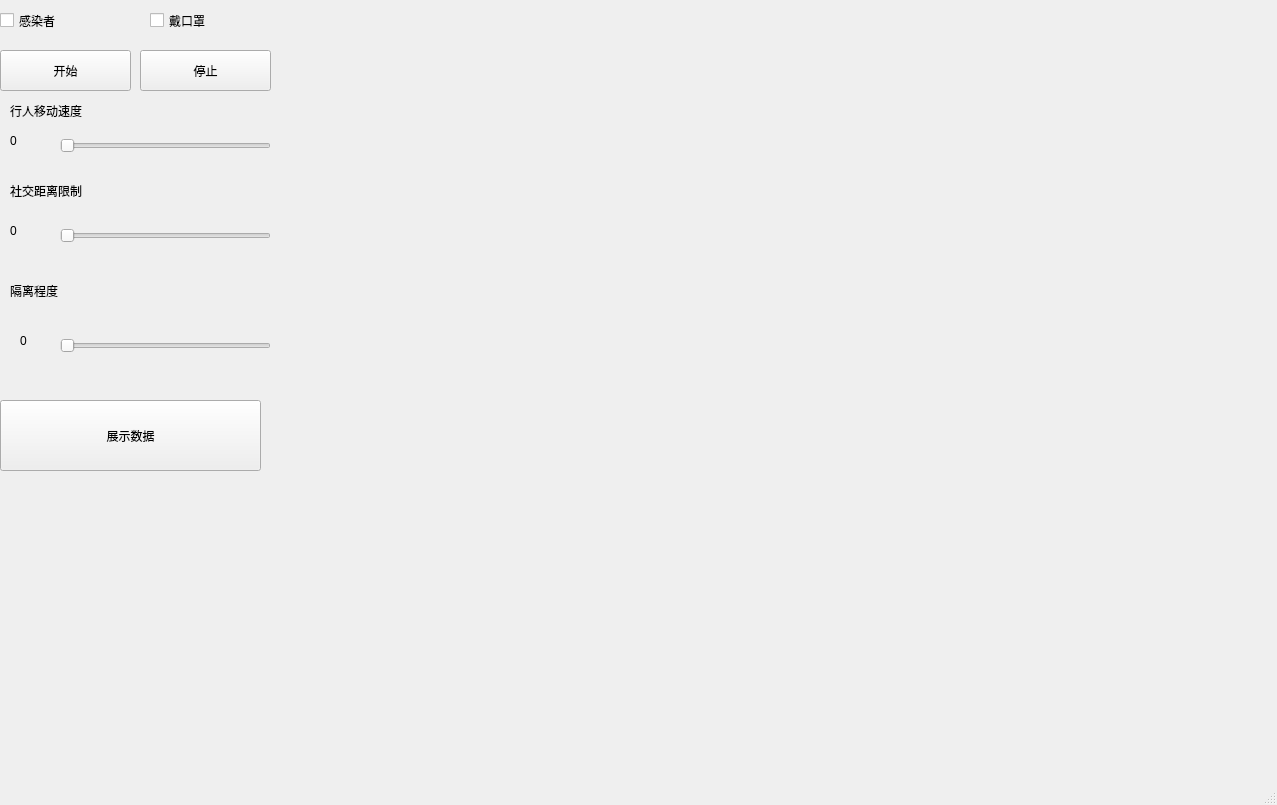
<?xml version="1.0" encoding="UTF-8"?>
<ui version="4.0">
 <class>MainWindow</class>
 <widget class="QMainWindow" name="MainWindow">
  <property name="geometry">
   <rect>
    <x>0</x>
    <y>0</y>
    <width>1277</width>
    <height>805</height>
   </rect>
  </property>
  <property name="windowTitle">
   <string>MainWindow</string>
  </property>
  <widget class="QWidget" name="centralwidget">
   <widget class="QPushButton" name="startSimBtn">
    <property name="geometry">
     <rect>
      <x>0</x>
      <y>50</y>
      <width>131</width>
      <height>41</height>
     </rect>
    </property>
    <property name="text">
     <string>开始</string>
    </property>
   </widget>
   <widget class="QPushButton" name="stopSimBtn">
    <property name="geometry">
     <rect>
      <x>140</x>
      <y>50</y>
      <width>131</width>
      <height>41</height>
     </rect>
    </property>
    <property name="text">
     <string>停止</string>
    </property>
   </widget>
   <widget class="QSlider" name="moveSpeed">
    <property name="geometry">
     <rect>
      <x>60</x>
      <y>130</y>
      <width>211</width>
      <height>31</height>
     </rect>
    </property>
    <property name="orientation">
     <enum>Qt::Horizontal</enum>
    </property>
   </widget>
   <widget class="QLabel" name="label">
    <property name="geometry">
     <rect>
      <x>10</x>
      <y>100</y>
      <width>111</width>
      <height>21</height>
     </rect>
    </property>
    <property name="text">
     <string>行人移动速度</string>
    </property>
   </widget>
   <widget class="QLabel" name="label_2">
    <property name="geometry">
     <rect>
      <x>10</x>
      <y>280</y>
      <width>111</width>
      <height>21</height>
     </rect>
    </property>
    <property name="text">
     <string>隔离程度</string>
    </property>
   </widget>
   <widget class="QSlider" name="areaDepen">
    <property name="geometry">
     <rect>
      <x>60</x>
      <y>330</y>
      <width>211</width>
      <height>31</height>
     </rect>
    </property>
    <property name="orientation">
     <enum>Qt::Horizontal</enum>
    </property>
   </widget>
   <widget class="QCheckBox" name="isIllcheckBox">
    <property name="geometry">
     <rect>
      <x>0</x>
      <y>0</y>
      <width>151</width>
      <height>41</height>
     </rect>
    </property>
    <property name="text">
     <string>感染者</string>
    </property>
   </widget>
   <widget class="QCheckBox" name="hasMaskcheckBox">
    <property name="geometry">
     <rect>
      <x>150</x>
      <y>0</y>
      <width>151</width>
      <height>41</height>
     </rect>
    </property>
    <property name="text">
     <string>戴口罩</string>
    </property>
   </widget>
   <widget class="QPushButton" name="showResultBtn">
    <property name="geometry">
     <rect>
      <x>0</x>
      <y>400</y>
      <width>261</width>
      <height>71</height>
     </rect>
    </property>
    <property name="text">
     <string>展示数据</string>
    </property>
   </widget>
   <widget class="QSlider" name="minComDistance">
    <property name="geometry">
     <rect>
      <x>60</x>
      <y>220</y>
      <width>211</width>
      <height>31</height>
     </rect>
    </property>
    <property name="orientation">
     <enum>Qt::Horizontal</enum>
    </property>
   </widget>
   <widget class="QLabel" name="label_3">
    <property name="geometry">
     <rect>
      <x>10</x>
      <y>180</y>
      <width>111</width>
      <height>21</height>
     </rect>
    </property>
    <property name="text">
     <string>社交距离限制</string>
    </property>
   </widget>
   <widget class="QLabel" name="moveSpeedVal">
    <property name="geometry">
     <rect>
      <x>10</x>
      <y>120</y>
      <width>81</width>
      <height>41</height>
     </rect>
    </property>
    <property name="text">
     <string>0</string>
    </property>
   </widget>
   <widget class="QLabel" name="comDistanceVal">
    <property name="geometry">
     <rect>
      <x>10</x>
      <y>210</y>
      <width>81</width>
      <height>41</height>
     </rect>
    </property>
    <property name="text">
     <string>0</string>
    </property>
   </widget>
   <widget class="QLabel" name="areaDepebVal">
    <property name="geometry">
     <rect>
      <x>20</x>
      <y>320</y>
      <width>81</width>
      <height>41</height>
     </rect>
    </property>
    <property name="text">
     <string>0</string>
    </property>
   </widget>
  </widget>
  <widget class="QMenuBar" name="menubar">
   <property name="geometry">
    <rect>
     <x>0</x>
     <y>0</y>
     <width>1277</width>
     <height>26</height>
    </rect>
   </property>
  </widget>
  <widget class="QStatusBar" name="statusbar"/>
 </widget>
 <resources/>
 <connections/>
</ui>
